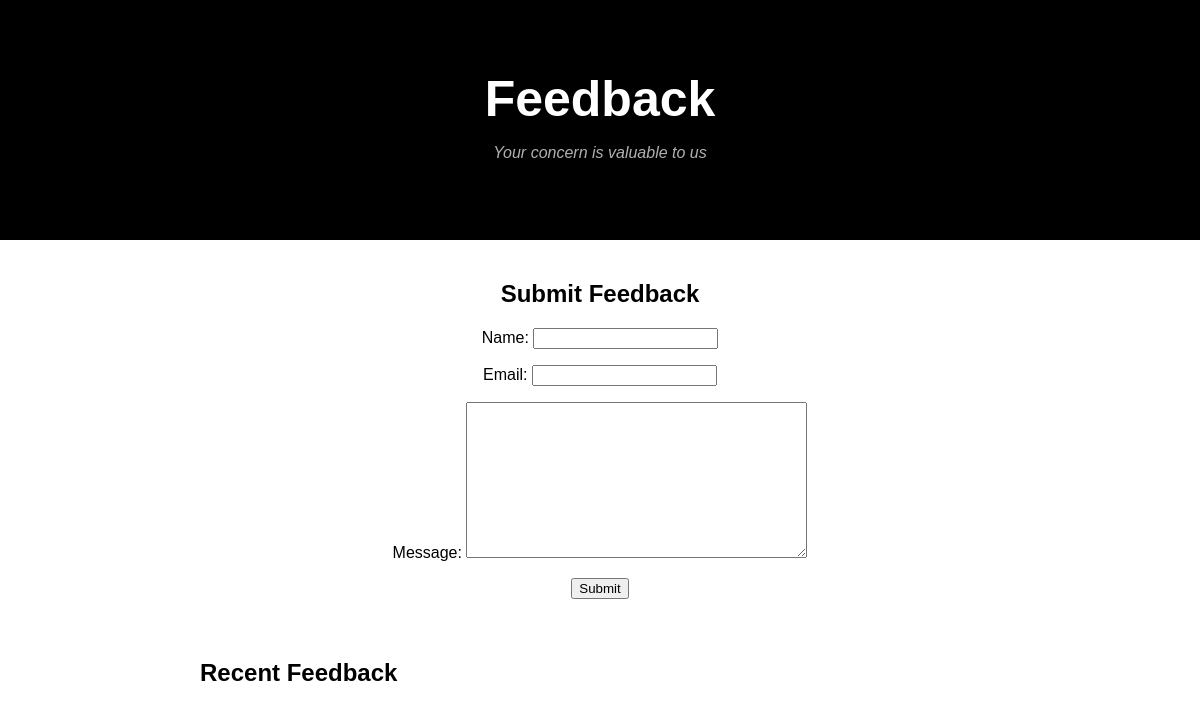
The app's page /feedback/, older data.
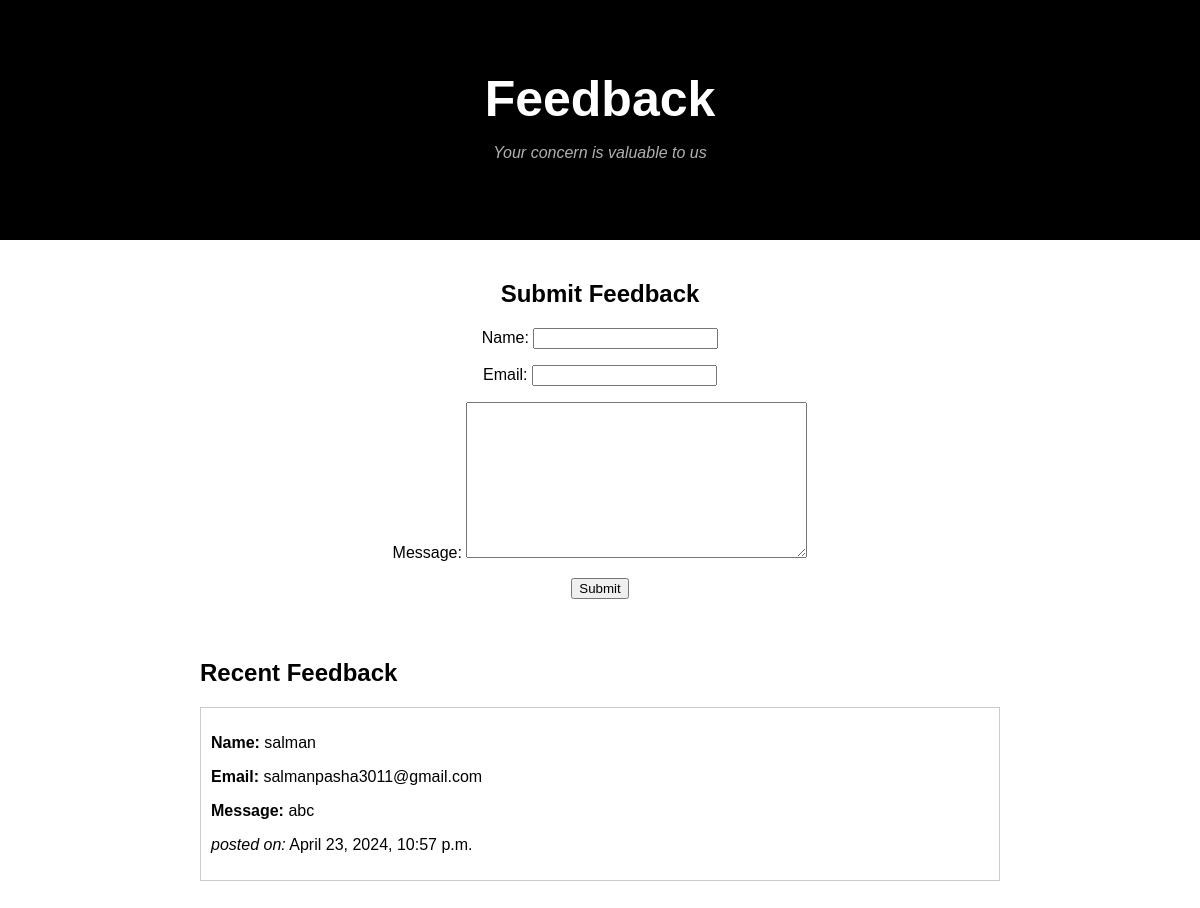
The same page, newer data.
### feedback/models.py (models this page shows, shortened)
class Feedback(models.Model):
    name = models.CharField(max_length=100)
    email = models.EmailField()
    message = models.TextField()
    reply = models.TextField(blank=True, null=True)
    created_at = models.DateTimeField(auto_now_add=True)

### feedback/views.py (the view)
# urls.py: path('feedback/', feedback_view, name='feedback'),
def feedback_view(request):
    if request.method == 'POST':
        form = FeedbackForm(request.POST)
        if form.is_valid():
            feedback = form.save()
            return redirect('feedback_success', feedback_id=feedback.id)
    else:
        form = FeedbackForm()
        feedbacks = Feedback.objects.all().order_by('-created_at')
    return render(request, 'feedback.html', {'form': form, 'feedbacks': feedbacks})

### feedback/forms.py
class FeedbackForm(forms.ModelForm):
    class Meta:
        model = Feedback
        fields = ['name', 'email', 'message']

### feedback/templates/feedback.html (shortened to what this page needs)
{% load static %}
<!DOCTYPE html>
<html lang="en">
<head>
    <link rel="stylesheet" href="{% static 'css/feedback.css' %}">
</head>
<body>
    <section class="header">
        <h1 class="text">Feedback</h1>
        <p class="small-text"><i> Your concern is valuable to us</i></p>
    </section>
    <section class="feedback-form">
        <h2> Submit Feedback</h2>
        <form method="post">
            {{ form.as_p }}
            <button type="submit">Submit</button>
        </form>
    </section>
    <section class="feedback-list">
        <h2>Recent Feedback</h2>
        {% for feedback in feedbacks %}
        <div class="feedback-item">
            <p><strong>Name:   </strong> {{ feedback.name }} </p>
            <p><strong>Email:  </strong> {{ feedback.email }}</p>
            <p><strong>Message:</strong> {{ feedback.message }}</p>
            <p><i>posted on:</i> {{ feedback.created_at }}</p>
        </div>
        {% endfor %}
    </section>
</body>
</html>

Row changes from the older to the newer data that the page shows:
added Feedback: name "salman", email "salmanpasha3011@gmail.com", message "abc", created_at "April 23, 2024, 10:57 p.m."
